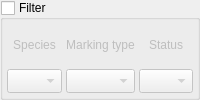
         <widget class="QWidget" name="petsFilterPage">
          <layout class="QGridLayout" name="petsFilterPageLayout">
           <property name="leftMargin">
            <number>0</number>
           </property>
           <property name="topMargin">
            <number>0</number>
           </property>
           <property name="rightMargin">
            <number>0</number>
           </property>
           <property name="bottomMargin">
            <number>0</number>
           </property>
           <property name="spacing">
            <number>4</number>
           </property>
           <item row="0" column="0">
            <widget class="QGroupBox" name="petsFilterGroup">
             <property name="minimumSize">
              <size>
               <width>0</width>
               <height>68</height>
              </size>
             </property>
             <property name="title">
              <string>Filter</string>
             </property>
             <property name="checkable">
              <bool>true</bool>
             </property>
             <property name="checked">
              <bool>false</bool>
             </property>
             <layout class="QGridLayout" name="petsFilterLayout">
              <property name="leftMargin">
               <number>4</number>
              </property>
              <property name="topMargin">
               <number>4</number>
              </property>
              <property name="rightMargin">
               <number>4</number>
              </property>
              <property name="bottomMargin">
               <number>4</number>
              </property>
              <property name="spacing">
               <number>4</number>
              </property>
              <item row="1" column="0">
               <widget class="TComboBox" name="speciesCombo">
                <property name="sizeAdjustPolicy">
                 <enum>QComboBox::SizeAdjustPolicy::AdjustToMinimumContentsLengthWithIcon</enum>
                </property>
               </widget>
              </item>
              <item row="0" column="0">
               <widget class="QLabel" name="speciedLbl">
                <property name="text">
                 <string>Species</string>
                </property>
                <property name="alignment">
                 <set>Qt::AlignmentFlag::AlignCenter</set>
                </property>
               </widget>
              </item>
              <item row="0" column="1">
               <widget class="QLabel" name="markingeLbl">
                <property name="text">
                 <string>Marking type</string>
                </property>
                <property name="alignment">
                 <set>Qt::AlignmentFlag::AlignCenter</set>
                </property>
               </widget>
              </item>
              <item row="1" column="2">
               <widget class="TComboBox" name="statusCombo">
                <property name="sizeAdjustPolicy">
                 <enum>QComboBox::SizeAdjustPolicy::AdjustToMinimumContentsLengthWithIcon</enum>
                </property>
               </widget>
              </item>
              <item row="1" column="1">
               <widget class="TComboBox" name="markingCombo">
                <property name="sizeAdjustPolicy">
                 <enum>QComboBox::SizeAdjustPolicy::AdjustToMinimumContentsLengthWithIcon</enum>
                </property>
               </widget>
              </item>
              <item row="0" column="2">
               <widget class="QLabel" name="statusLbl">
                <property name="text">
                 <string>Status</string>
                </property>
                <property name="alignment">
                 <set>Qt::AlignmentFlag::AlignCenter</set>
                </property>
               </widget>
              </item>
             </layout>
            </widget>
           </item>
          </layout>
         </widget>
